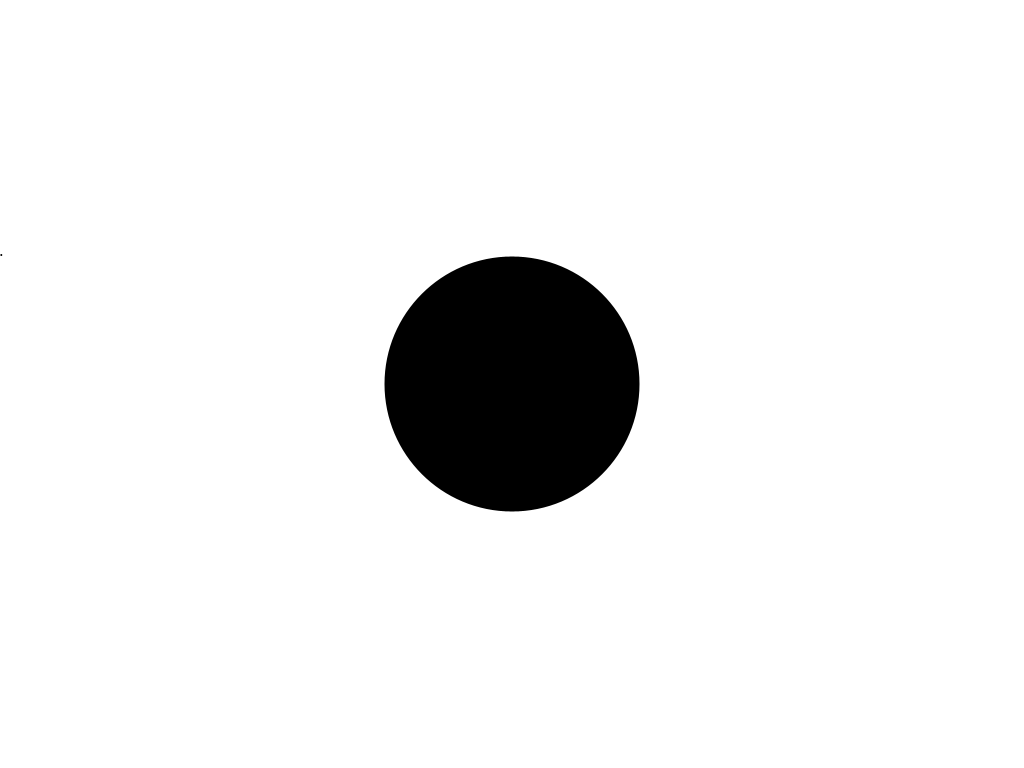
Frame 1 (no input)
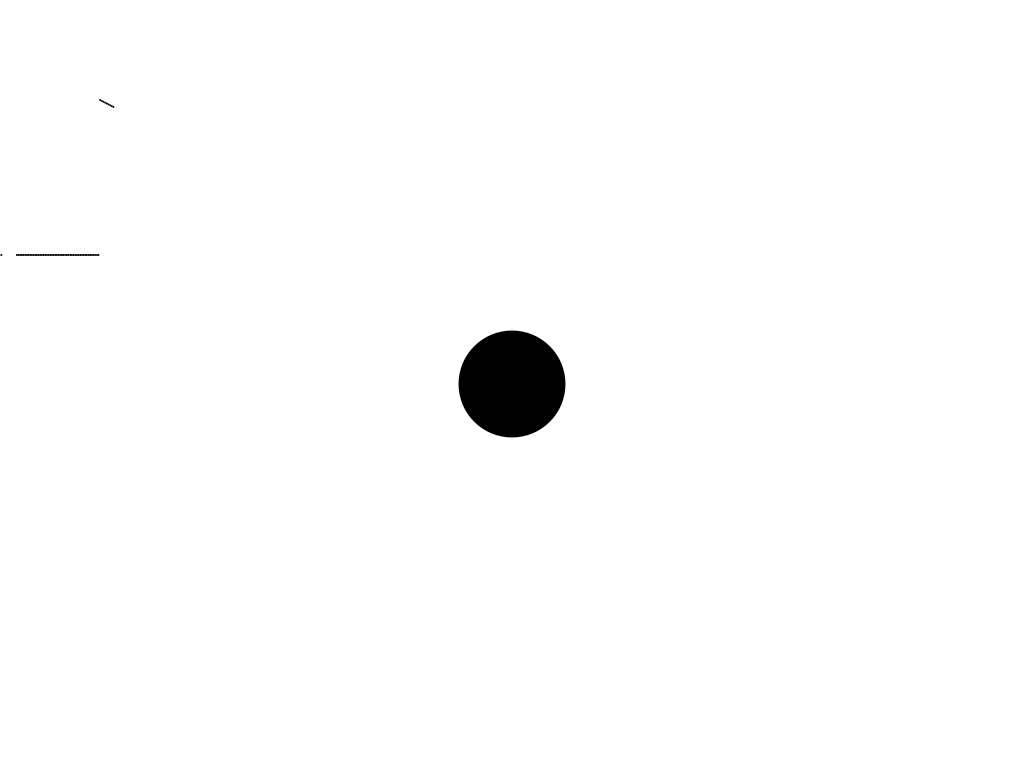
Frame 60 (the mouse pressed at the canvas centre just before this capture)
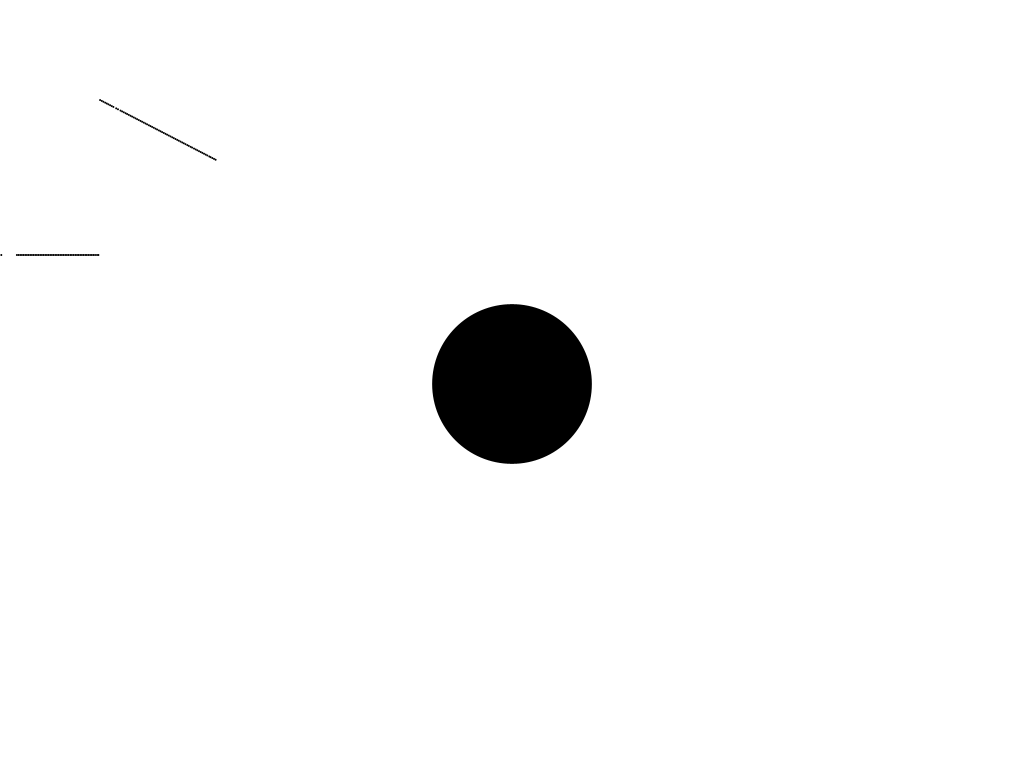
Frame 120 (the mouse held since frame 60 and released just before this capture)

The Processing sketch that drew these frames (run headless with seeded random() and noise(); from frame 60 on, the mouse is pressed at the canvas centre):

// Processing sketch: SketchInterpolation
// ── SketchInterpolation.pde
float fDuration = 0;
float fDurationMillis = 0;
float fMillis = 0;
Interpolator fInterpolator = new Interpolator();

PGraphics interpolation_view;
float x = 0;

void setup() {
    size(1024, 768);
    noStroke();
    fill(0);
    fMillis = millis();

    reset_interpolator();

    interpolation_view = createGraphics(1024, 768);
    interpolation_view.beginDraw();
    interpolation_view.background(255);
    interpolation_view.noStroke();
    interpolation_view.fill(0);
    interpolation_view.endDraw();
}

void draw() {
    background(255);
    float mDelta = 1.0 / frameRate;
    fDuration += mDelta;

    float mDeltaMillis = millis() - fMillis;
    fDurationMillis += mDeltaMillis;
    fMillis = millis();

    if (fInterpolator != null) {
        fInterpolator.step(mDeltaMillis);
        if (fInterpolator.in_range()) {
            println(fInterpolator.current());
        }
    }

    draw_interpolation_view(mDeltaMillis);
    draw_interpolation_circle();
}

void draw_interpolation_circle() {
    circle(width * 0.5, height * 0.5, fInterpolator.in_range() ? fInterpolator.current() : fInterpolator.end);
}

void draw_interpolation_view(float delta_millis) {
    interpolation_view.beginDraw();
    x += delta_millis * 0.1;
    if ( x > width ) {
        x %= width;
        interpolation_view.background(255);
    }
    float y = fInterpolator.in_range() ? fInterpolator.current() : fInterpolator.end;
    interpolation_view.circle(x, y, 2);
    interpolation_view.endDraw();
    image(interpolation_view, 0, 0);
}

void reset_interpolator() {
    fInterpolator.start = fDurationMillis + 1000; // start 1000 milliseconds after current time to …
    fInterpolator.duration = 3000;                // … interpolate for 3000 milliseconds …
    fInterpolator.begin = 100;                    // … from value 100 …
    fInterpolator.end = 255;                      // … to value 255.
    fInterpolator.reset(fDurationMillis);
}

void keyPressed() {
    switch(key) {
    case '1':
        fInterpolator.interpolation_type = Interpolator.INTERPOLATE_LINEAR;
        break;
    case '2':
        fInterpolator.interpolation_type = Interpolator.INTERPOLATE_EXPONENTIAL;
        fInterpolator.interpolation_type_modifier = 2;
        break;
    case '3':
        fInterpolator.interpolation_type = Interpolator.INTERPOLATE_SINOID;
        break;
    case '4':
        fInterpolator.interpolation_type = Interpolator.INTERPOLATE_SMOOTHSTEP;
        break;
    }
    reset_interpolator();
}

class Interpolator {
    static final int INTERPOLATE_LINEAR = 0;
    static final int INTERPOLATE_EXPONENTIAL = 1;
    static final int INTERPOLATE_SINOID = 2;
    static final int INTERPOLATE_SMOOTHSTEP = 3;

    int interpolation_type;
    float interpolation_type_modifier;

    float start;
    float duration;
    float begin;
    float end;

    float fCurrentTime;
    float fCurrentValue;
    boolean fInRange;

    Interpolator() {
        interpolation_type = INTERPOLATE_LINEAR;
        interpolation_type_modifier = 1.0;
    }

    void step(float pDelta) {
        fCurrentTime += pDelta;
        float mRatio = (fCurrentTime - start) / duration;
        update_value(mRatio);
    }

    void step_absolute(float pAbsolute) {
        float mRatio = (pAbsolute - start) / duration;
        update_value(mRatio);
    }

    float ratio_linear(float pRatio) {
        return pRatio;
    }

    float ratio_exponential(float pRatio, float pExponent) {
        return pow(pRatio, pExponent);
    }


    float ratio_sinoid(float pRatio) {
        return sin(pRatio * PI * 0.5);
    }

    float ratio_smoothstep (float pRatio) {
        return pRatio * pRatio * (3.0f - 2.0f * pRatio);
    }

    void update_value(float pRatio) {
        float mRatio = 0;
        switch(interpolation_type) {
        case INTERPOLATE_LINEAR:
            mRatio = ratio_linear(pRatio);
            break;
        case INTERPOLATE_EXPONENTIAL:
            mRatio = ratio_exponential(pRatio, interpolation_type_modifier);
            break;
        case INTERPOLATE_SINOID:
            mRatio = ratio_sinoid(pRatio);
            break;
        case INTERPOLATE_SMOOTHSTEP:
            mRatio = ratio_smoothstep(pRatio);
            break;
        }
        fCurrentValue = (end - begin) * mRatio + begin;
        fInRange = (pRatio >=0.0 && pRatio <= 1.0);
    }

    void reset(float pCurrentTime) {
        fCurrentTime = pCurrentTime;
        fCurrentValue = begin;
        fInRange = false;
    }

    boolean in_range() {
        return fInRange;
    }

    float current() {
        return fCurrentValue;
    }
}
